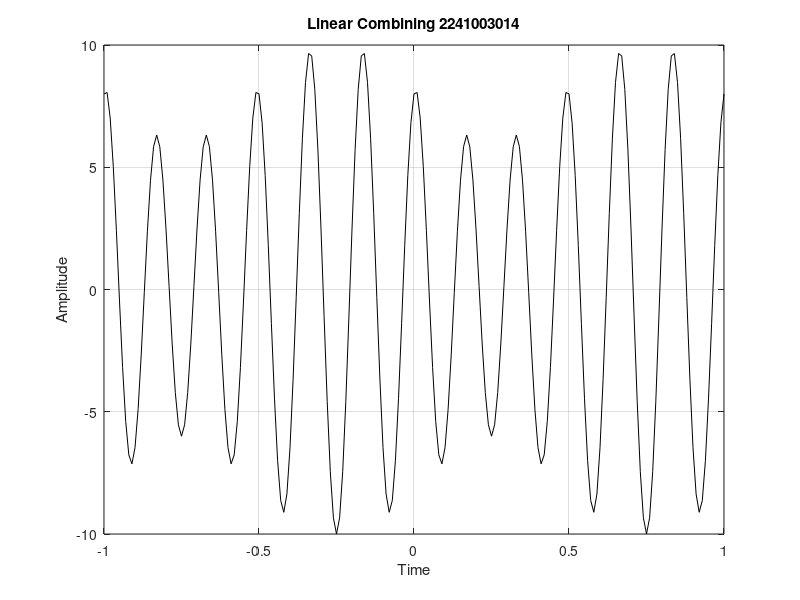

Recreate this plot in MATLAB.
clc;
clear all;
close all;

a=1;
b=2;
f1=5;
f2=6;
t=-1:0.01:1;
x1=a*sin(2*pi*f1*t);
x2=b*cos(2*pi*f2*t);

%Linear Combining
lc=(2*x1)+(4*x2);
plot(t,lc, 'k')
xlabel('Time')
ylabel('Amplitude')
title('Linear Combining 2241003014')
grid on;
